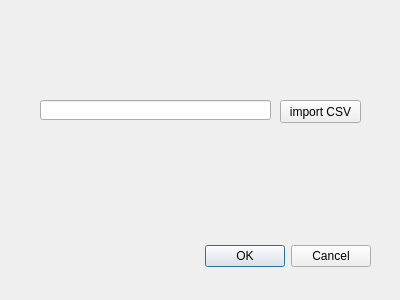
<?xml version="1.0" encoding="UTF-8"?>
<ui version="4.0">
 <class>PointMakerDialogBase</class>
 <widget class="QDialog" name="PointMakerDialogBase">
  <property name="geometry">
   <rect>
    <x>0</x>
    <y>0</y>
    <width>400</width>
    <height>300</height>
   </rect>
  </property>
  <property name="windowTitle">
   <string>Point Maker</string>
  </property>
  <widget class="QDialogButtonBox" name="button_box">
   <property name="geometry">
    <rect>
     <x>30</x>
     <y>240</y>
     <width>341</width>
     <height>32</height>
    </rect>
   </property>
   <property name="orientation">
    <enum>Qt::Horizontal</enum>
   </property>
   <property name="standardButtons">
    <set>QDialogButtonBox::Cancel|QDialogButtonBox::Ok</set>
   </property>
  </widget>
  <widget class="QLineEdit" name="lineEdit_csv">
   <property name="geometry">
    <rect>
     <x>40</x>
     <y>100</y>
     <width>231</width>
     <height>20</height>
    </rect>
   </property>
  </widget>
  <widget class="QPushButton" name="pushButton_csv">
   <property name="geometry">
    <rect>
     <x>280</x>
     <y>100</y>
     <width>81</width>
     <height>23</height>
    </rect>
   </property>
   <property name="text">
    <string>import CSV</string>
   </property>
  </widget>
 </widget>
 <resources/>
 <connections>
  <connection>
   <sender>button_box</sender>
   <signal>accepted()</signal>
   <receiver>PointMakerDialogBase</receiver>
   <slot>accept()</slot>
   <hints>
    <hint type="sourcelabel">
     <x>20</x>
     <y>20</y>
    </hint>
    <hint type="destinationlabel">
     <x>20</x>
     <y>20</y>
    </hint>
   </hints>
  </connection>
  <connection>
   <sender>button_box</sender>
   <signal>rejected()</signal>
   <receiver>PointMakerDialogBase</receiver>
   <slot>reject()</slot>
   <hints>
    <hint type="sourcelabel">
     <x>20</x>
     <y>20</y>
    </hint>
    <hint type="destinationlabel">
     <x>20</x>
     <y>20</y>
    </hint>
   </hints>
  </connection>
 </connections>
</ui>
